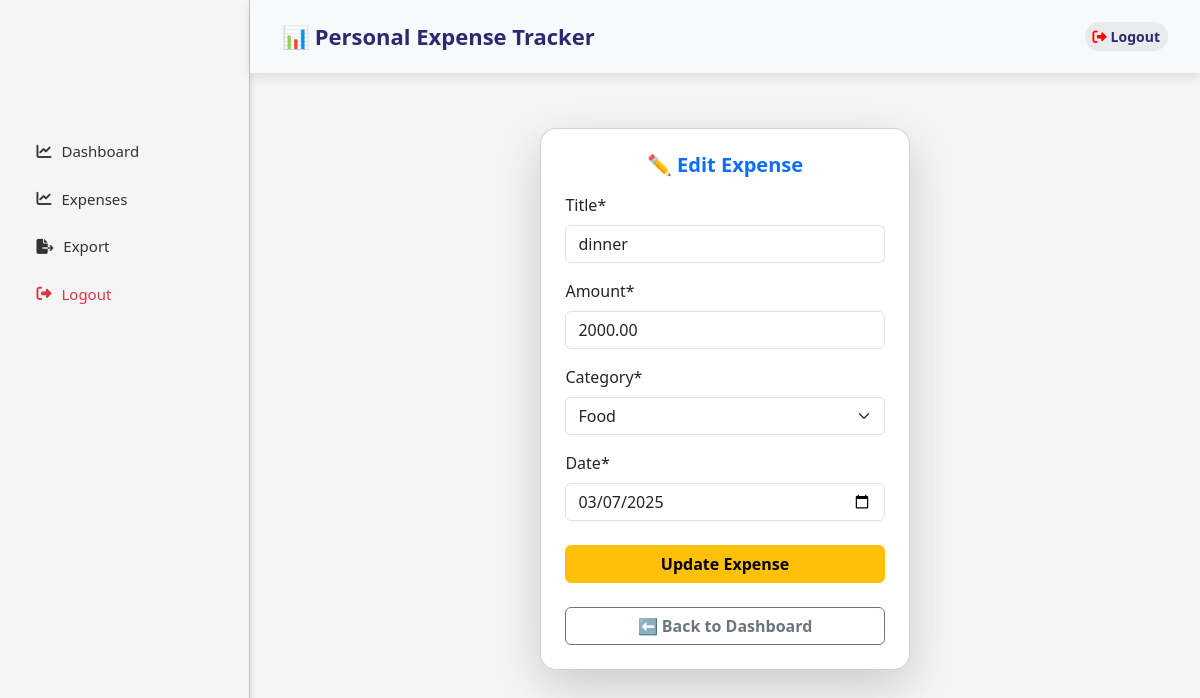
Before: /edit/4/ (signed in) with the older database file.
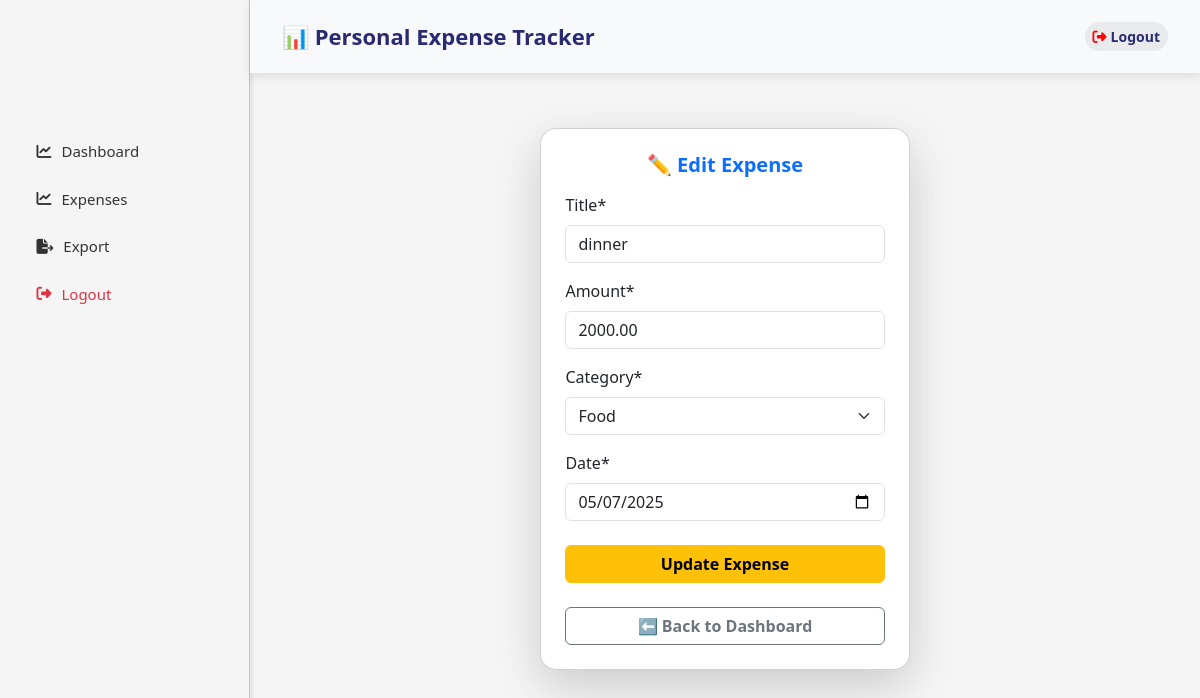
After: the same page with the newer database file.
### tracker/models.py (models this page shows, shortened)
class Expense(models.Model):
    user = models.ForeignKey(User, on_delete=models.CASCADE)
    title = models.CharField(max_length=255)
    amount = models.DecimalField(max_digits=10, decimal_places=2)
    category = models.CharField(max_length=20, choices=CATEGORY_CHOICES)
    date = models.DateField()

### tracker/views.py (the view)
# urls.py: path('edit/<int:pk>/', views.add_edit_expense, name='edit_expense'),
@login_required
def add_edit_expense(request, pk=None):
    if pk:  # If expense_id is provided, fetch the expense for editing
        expense = get_object_or_404(Expense, id=pk, user=request.user)
    else:  # Otherwise, create a new expense
        expense = None
    if request.method == "POST":
        form = ExpenseForm(request.POST, instance=expense)
        if form.is_valid():
            new_expense = form.save(commit=False)
            new_expense.user = request.user
            new_expense.save()
            return redirect("dashboard")
    else:
        form = ExpenseForm(instance=expense)
    return render(
        request,
        "tracker/add_expense.html",
        {"form": form, "expense": expense},
    )

### tracker/forms.py
class ExpenseForm(forms.ModelForm):
    class Meta:
        model = Expense
        fields = ['title', 'amount', 'category', 'date']
        widgets = {
            'date': forms.DateInput(attrs={'type': 'date'}),
        }

### tracker/templates/tracker/add_expense.html (shortened to what this page needs)
{% extends "tracker/base.html" %}
{% load crispy_forms_tags %}
{% block content %}
<div class="container d-flex justify-content-center align-items-center mt-5">
    <div class="col-md-5">
        <div class="card shadow-lg p-4 rounded-4 bg-white" >
            <h2 class="text-center mb-3 fw-bold text-primary fs-5">
                {% if expense %} ✏️ Edit Expense {% else %} ➕ Add Expense {% endif %}
            </h2>
            <form method="POST">
                <div class="fs-6">
                    {{ form|crispy }}
                </div>
                <button type="submit" class="btn {% if expense %}btn-warning{% else %}btn-success{% endif %} w-100 mt-2 fw-semibold fs-6">
                    {% if expense %} Update Expense {% else %} Add Expense {% endif %}
                </button>
            </form>
            <a href="{% url 'dashboard' %}" class="btn btn-outline-secondary w-100 mt-2 fw-semibold fs-6">⬅️ Back to Dashboard</a>
        </div>
    </div>
</div>
{% endblock %}

Changed rows visible on the page:
changed Expense "dinner": date "03/07/2025" → "05/07/2025"
